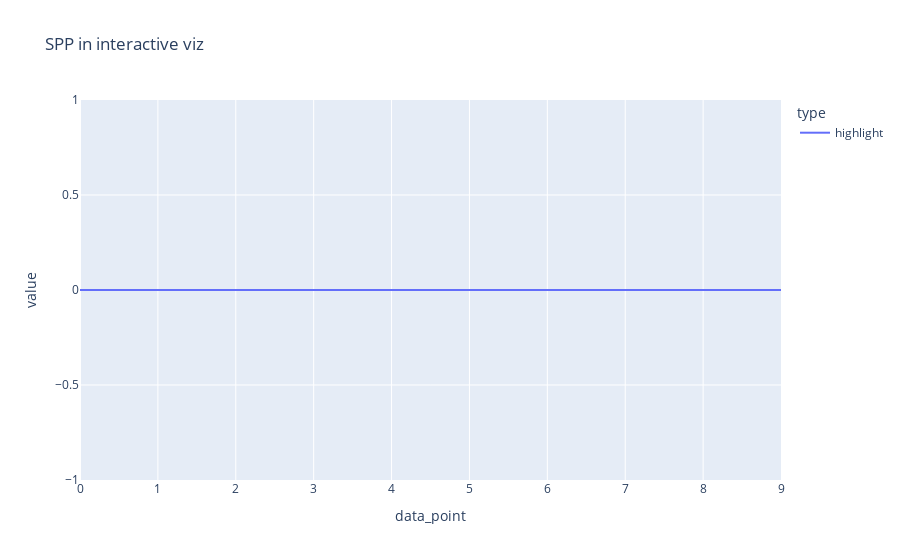

Here is the notebook cell this chart was saved with:
### Code cell
fig = px.line(df_plot.iloc[:10,:], x="data_point", y="value", title='SPP in interactive viz', color="type")
fig.show()

### Figure 1 — Plotly figure (JSON) as saved in the notebook; plotly's stock layout.template omitted (floating-point values rounded to 4 significant figures)
{"data": [{"hovertemplate": "type=highlight<br>data_point=%{x}<br>value=%{y}<extra></extra>", "legendgroup": "highlight", "line": {"color": "#636efa", "dash": "solid"}, "marker": {"symbol": "circle"}, "mode": "lines", "name": "highlight", "orientation": "v", "showlegend": true, "type": "scatter", "x": [0, 1, 2, 3, 4, 5, 6, 7, 8, 9], "xaxis": "x", "y": [0, 0, 0, 0, 0, 0, 0, 0, 0, 0], "yaxis": "y"}], "layout": {"autosize": true, "legend": {"title": {"text": "type"}, "tracegroupgap": 0}, "title": {"text": "SPP in interactive viz"}, "xaxis": {"anchor": "y", "autorange": true, "domain": [0, 1], "range": [0, 9], "title": {"text": "data_point"}, "type": "linear"}, "yaxis": {"anchor": "x", "autorange": true, "domain": [0, 1], "range": [-1, 1], "title": {"text": "value"}, "type": "linear"}}}
